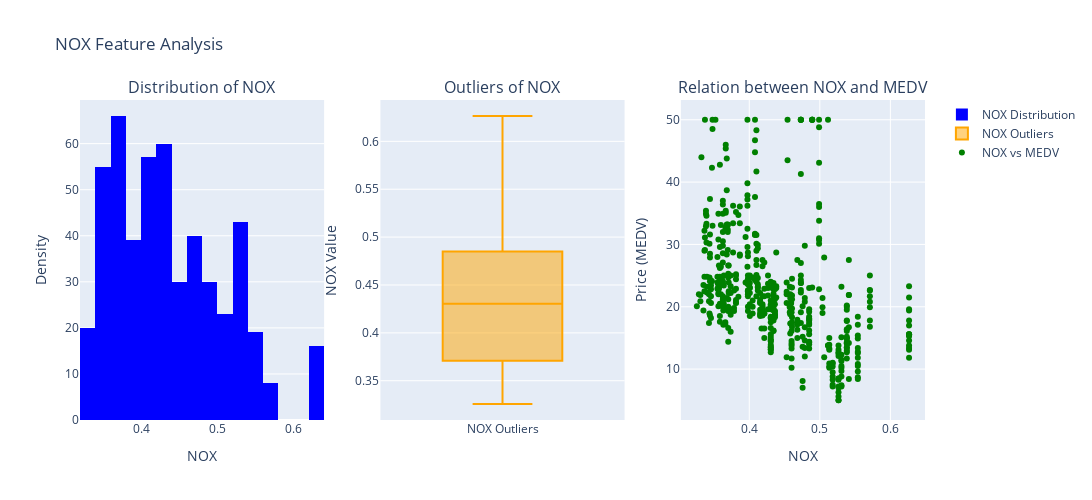

The code cell stored with this chart in its notebook:
### Markdown cell above
#### `NOX`

Nitric oxides concentration (parts per 10 million)

### Code cell
fig = make_subplots(rows=1, cols=3, subplot_titles=('Distribution of NOX', 'Outliers of NOX', 'Relation between NOX and MEDV'))

# Distribution of NOX
fig.add_trace(go.Histogram(x=df_clean['NOX'], nbinsx=30, name='NOX Distribution', marker_color='blue'), row=1, col=1)

# Outliers of NOX
fig.add_trace(go.Box(y=df_clean['NOX'], name='NOX Outliers', marker_color='orange'), row=1, col=2)

# Relation between NOX and MEDV
fig.add_trace(go.Scatter(x=df_clean['NOX'], y=df_clean['MEDV'], mode='markers', name='NOX vs MEDV', marker=dict(color='green')), row=1, col=3)


# Labeling the axes for each drawing
# 1. Histogram Plot
fig.update_xaxes(title_text='NOX', row=1, col=1)
fig.update_yaxes(title_text='Density', row=1, col=1)

# 2. Box Plot
fig.update_yaxes(title_text='NOX Value', row=1, col=2)

# 3. Scatter Plot
fig.update_xaxes(title_text='NOX', row=1, col=3)
fig.update_yaxes(title_text='Price (MEDV)', row=1, col=3)



fig.update_layout(
    height=500,  # Length
    width=1200,  # Width
    title_text="NOX Feature Analysis",
    showlegend=True
)

### Figure 1 — Plotly figure (JSON) as saved in the notebook; plotly's stock layout.template omitted (floating-point values rounded to 4 significant figures; data arrays with more than 128 entries replaced by an {"elided": "..."} marker saying what was removed)
{"data": [{"marker": {"color": "blue"}, "name": "NOX Distribution", "nbinsx": 30, "type": "histogram", "x": {"elided": "506 float values"}, "xaxis": "x", "yaxis": "y"}, {"marker": {"color": "orange"}, "name": "NOX Outliers", "type": "box", "xaxis": "x2", "y": {"elided": "506 float values"}, "yaxis": "y2"}, {"marker": {"color": "green"}, "mode": "markers", "name": "NOX vs MEDV", "type": "scatter", "x": {"elided": "506 float values"}, "xaxis": "x3", "y": {"elided": "506 float values"}, "yaxis": "y3"}], "layout": {"annotations": [{"font": {"size": 16}, "showarrow": false, "text": "Distribution of NOX", "x": 0.1444, "xanchor": "center", "xref": "paper", "y": 1, "yanchor": "bottom", "yref": "paper"}, {"font": {"size": 16}, "showarrow": false, "text": "Outliers of NOX", "x": 0.5, "xanchor": "center", "xref": "paper", "y": 1, "yanchor": "bottom", "yref": "paper"}, {"font": {"size": 16}, "showarrow": false, "text": "Relation between NOX and MEDV", "x": 0.8556, "xanchor": "center", "xref": "paper", "y": 1, "yanchor": "bottom", "yref": "paper"}], "height": 500, "showlegend": true, "title": {"text": "NOX Feature Analysis"}, "width": 1200, "xaxis": {"anchor": "y", "domain": [0, 0.2889], "title": {"text": "NOX"}}, "xaxis2": {"anchor": "y2", "domain": [0.3556, 0.6444]}, "xaxis3": {"anchor": "y3", "domain": [0.7111, 1], "title": {"text": "NOX"}}, "yaxis": {"anchor": "x", "domain": [0, 1], "title": {"text": "Density"}}, "yaxis2": {"anchor": "x2", "domain": [0, 1], "title": {"text": "NOX Value"}}, "yaxis3": {"anchor": "x3", "domain": [0, 1], "title": {"text": "Price (MEDV)"}}}}
